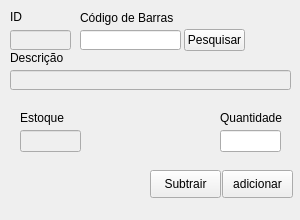
<?xml version="1.0" encoding="UTF-8"?>
<ui version="4.0">
 <class>Frm_estoque</class>
 <widget class="QMainWindow" name="Frm_estoque">
  <property name="geometry">
   <rect>
    <x>0</x>
    <y>0</y>
    <width>300</width>
    <height>220</height>
   </rect>
  </property>
  <property name="sizePolicy">
   <sizepolicy hsizetype="Preferred" vsizetype="Preferred">
    <horstretch>0</horstretch>
    <verstretch>0</verstretch>
   </sizepolicy>
  </property>
  <property name="minimumSize">
   <size>
    <width>300</width>
    <height>220</height>
   </size>
  </property>
  <property name="maximumSize">
   <size>
    <width>300</width>
    <height>220</height>
   </size>
  </property>
  <property name="windowTitle">
   <string>Estoque</string>
  </property>
  <widget class="QWidget" name="centralwidget">
   <widget class="QLineEdit" name="lineID">
    <property name="enabled">
     <bool>false</bool>
    </property>
    <property name="geometry">
     <rect>
      <x>10</x>
      <y>30</y>
      <width>61</width>
      <height>20</height>
     </rect>
    </property>
    <property name="acceptDrops">
     <bool>true</bool>
    </property>
    <property name="inputMask">
     <string/>
    </property>
    <property name="text">
     <string/>
    </property>
    <property name="frame">
     <bool>true</bool>
    </property>
    <property name="echoMode">
     <enum>QLineEdit::Normal</enum>
    </property>
   </widget>
   <widget class="QLabel" name="label_3">
    <property name="geometry">
     <rect>
      <x>80</x>
      <y>10</y>
      <width>111</width>
      <height>16</height>
     </rect>
    </property>
    <property name="text">
     <string>Código de Barras</string>
    </property>
   </widget>
   <widget class="QLineEdit" name="line_ean">
    <property name="enabled">
     <bool>true</bool>
    </property>
    <property name="geometry">
     <rect>
      <x>80</x>
      <y>30</y>
      <width>101</width>
      <height>20</height>
     </rect>
    </property>
    <property name="inputMask">
     <string/>
    </property>
    <property name="text">
     <string/>
    </property>
   </widget>
   <widget class="QLabel" name="label">
    <property name="geometry">
     <rect>
      <x>10</x>
      <y>10</y>
      <width>47</width>
      <height>13</height>
     </rect>
    </property>
    <property name="text">
     <string>ID</string>
    </property>
   </widget>
   <widget class="QLabel" name="label_2">
    <property name="geometry">
     <rect>
      <x>10</x>
      <y>50</y>
      <width>141</width>
      <height>16</height>
     </rect>
    </property>
    <property name="text">
     <string>Descrição</string>
    </property>
   </widget>
   <widget class="QLineEdit" name="line_descricao">
    <property name="enabled">
     <bool>false</bool>
    </property>
    <property name="geometry">
     <rect>
      <x>10</x>
      <y>70</y>
      <width>281</width>
      <height>20</height>
     </rect>
    </property>
   </widget>
   <widget class="QPushButton" name="btn_adicionar">
    <property name="geometry">
     <rect>
      <x>222</x>
      <y>170</y>
      <width>71</width>
      <height>28</height>
     </rect>
    </property>
    <property name="text">
     <string>adicionar</string>
    </property>
   </widget>
   <widget class="QLineEdit" name="line_quantidade">
    <property name="geometry">
     <rect>
      <x>220</x>
      <y>130</y>
      <width>61</width>
      <height>22</height>
     </rect>
    </property>
   </widget>
   <widget class="QLabel" name="label_7">
    <property name="geometry">
     <rect>
      <x>220</x>
      <y>110</y>
      <width>71</width>
      <height>16</height>
     </rect>
    </property>
    <property name="text">
     <string>Quantidade</string>
    </property>
   </widget>
   <widget class="QLabel" name="label_8">
    <property name="geometry">
     <rect>
      <x>20</x>
      <y>110</y>
      <width>71</width>
      <height>16</height>
     </rect>
    </property>
    <property name="text">
     <string>Estoque</string>
    </property>
   </widget>
   <widget class="QLineEdit" name="line_estoque">
    <property name="enabled">
     <bool>false</bool>
    </property>
    <property name="geometry">
     <rect>
      <x>20</x>
      <y>130</y>
      <width>61</width>
      <height>22</height>
     </rect>
    </property>
   </widget>
   <widget class="QPushButton" name="btn_subtrair">
    <property name="geometry">
     <rect>
      <x>150</x>
      <y>170</y>
      <width>71</width>
      <height>28</height>
     </rect>
    </property>
    <property name="text">
     <string>Subtrair</string>
    </property>
   </widget>
   <widget class="QPushButton" name="btn_pesquisar">
    <property name="geometry">
     <rect>
      <x>184</x>
      <y>29</y>
      <width>61</width>
      <height>22</height>
     </rect>
    </property>
    <property name="text">
     <string>Pesquisar</string>
    </property>
   </widget>
  </widget>
  <widget class="QMenuBar" name="menubar">
   <property name="geometry">
    <rect>
     <x>0</x>
     <y>0</y>
     <width>300</width>
     <height>21</height>
    </rect>
   </property>
  </widget>
 </widget>
 <resources/>
 <connections/>
</ui>
